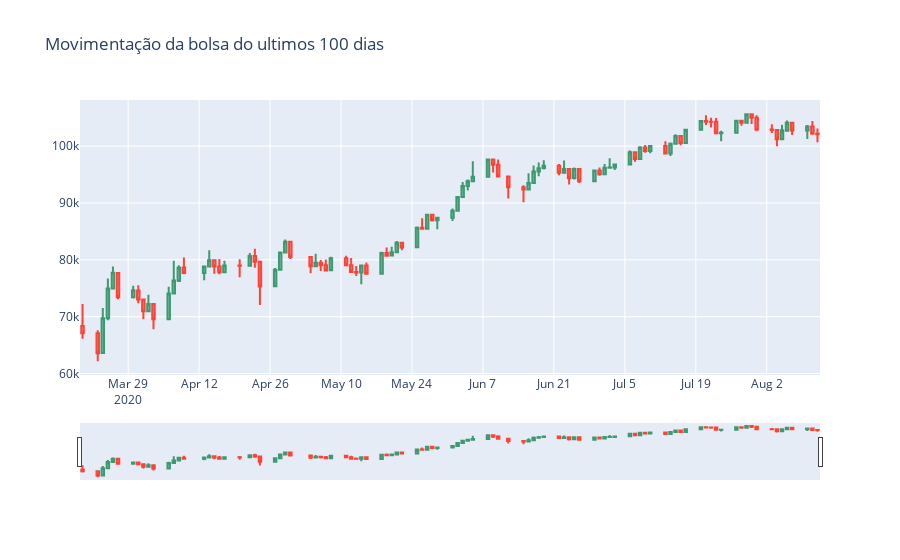

The notebook cell this image was saved under:
### Code cell
base = ibov.tail(100)
data = [go.Candlestick(x=base.index, open=base['Open'], close=base['Close'], low=base['Low'], high=base['High'])]
layout = go.Layout(title='Movimentação da bolsa do ultimos 100 dias')
fig = go.Figure(data=data, layout=layout)
py.iplot(fig, image='png')
